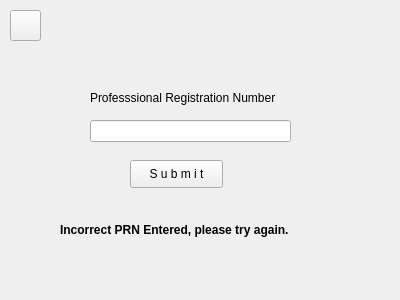
<?xml version="1.0" encoding="UTF-8"?>
<ui version="4.0">
 <class>HealthCareWorkerAuthPage</class>
 <widget class="QWidget" name="HealthCareWorkerAuthPage">
  <property name="geometry">
   <rect>
    <x>0</x>
    <y>0</y>
    <width>400</width>
    <height>300</height>
   </rect>
  </property>
  <property name="windowTitle">
   <string>Electronic Vaccination Data System</string>
  </property>
  <property name="inputMethodHints">
   <set>Qt::ImhDigitsOnly|Qt::ImhSensitiveData</set>
  </property>
  <widget class="QLabel" name="lbl_auth">
   <property name="geometry">
    <rect>
     <x>90</x>
     <y>90</y>
     <width>201</width>
     <height>16</height>
    </rect>
   </property>
   <property name="text">
    <string>Professsional Registration Number</string>
   </property>
  </widget>
  <widget class="QLineEdit" name="et_hcwPRN">
   <property name="geometry">
    <rect>
     <x>90</x>
     <y>120</y>
     <width>201</width>
     <height>22</height>
    </rect>
   </property>
   <property name="inputMethodHints">
    <set>Qt::ImhHiddenText|Qt::ImhNoAutoUppercase|Qt::ImhNoPredictiveText|Qt::ImhSensitiveData</set>
   </property>
   <property name="echoMode">
    <enum>QLineEdit::Password</enum>
   </property>
  </widget>
  <widget class="QPushButton" name="btn_profRegSubmit">
   <property name="geometry">
    <rect>
     <x>130</x>
     <y>160</y>
     <width>93</width>
     <height>28</height>
    </rect>
   </property>
   <property name="text">
    <string>S u b m i t</string>
   </property>
  </widget>
  <widget class="QPushButton" name="btn_rtnHme">
   <property name="geometry">
    <rect>
     <x>10</x>
     <y>10</y>
     <width>31</width>
     <height>31</height>
    </rect>
   </property>
   <property name="toolTip">
    <string extracomment="Return To Home Page">Home</string>
   </property>
   <property name="text">
    <string/>
   </property>
   <property name="icon">
    <iconset>
     <normaloff>../Res/home.png</normaloff>../Res/home.png</iconset>
   </property>
   <property name="iconSize">
    <size>
     <width>30</width>
     <height>30</height>
    </size>
   </property>
  </widget>
  <widget class="QLabel" name="lb_hcwNotice">
   <property name="geometry">
    <rect>
     <x>60</x>
     <y>220</y>
     <width>271</width>
     <height>20</height>
    </rect>
   </property>
   <property name="font">
    <font>
     <weight>75</weight>
     <bold>true</bold>
    </font>
   </property>
   <property name="text">
    <string>Incorrect PRN Entered, please try again.</string>
   </property>
  </widget>
 </widget>
 <resources/>
 <connections/>
</ui>
